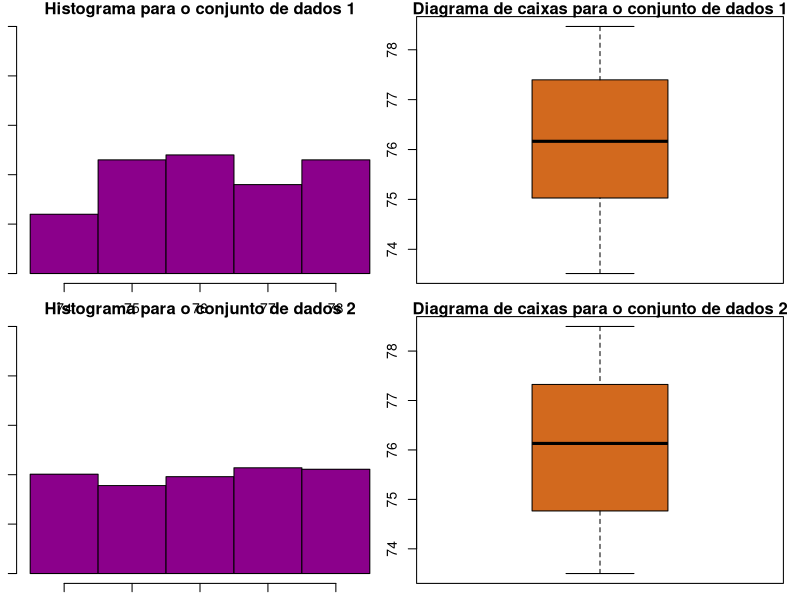

Source code (R):
#Nome: Vitor G. S. Ruffo

#Exercicio 1:

#observacoesPorClasse: vetor onde cada posicao representa uma classe e o 
#valor de cada posicao representa o numero de observacoes para aquela classe.
calcularFrequenciasRelativasAcumuladas = function(observacoesPorClasse, 
                                                  totalDeObservacoes){
  numeroDeClasses = length(observacoesPorClasse)
  
  #a primeira coluna vai conter as frequencias relativas acumuladas
  #em sua forma numerica. Ja a segunda coluna vai conter esses 
  #mesmos valores representados em porcentagem:
  frequenciasRelativasAcumuladas = 
    matrix(0, nrow=numeroDeClasses, ncol=2)
  
  for(i in 1:numeroDeClasses){
    
    if(i-1 > 0){
      frequenciasRelativasAcumuladas[i, 1] = frequenciasRelativasAcumuladas[i-1, 1] + observacoesPorClasse[i]
      frequenciasRelativasAcumuladas[i, 2] = frequenciasRelativasAcumuladas[i-1, 2] + ((observacoesPorClasse[i] / totalDeObservacoes) * 100)
      
    }else{
      frequenciasRelativasAcumuladas[i, 1] = observacoesPorClasse[1]
      frequenciasRelativasAcumuladas[i, 2] = (observacoesPorClasse[1] / totalDeObservacoes) * 100
    }
  }
  
  return(frequenciasRelativasAcumuladas)
}

#Para o seguinte conjunto de dados: {4.3, 5.1, 5.7, 6.1, 6.3, 7.1, 7.6}
#e para as seguintes classes: 4|-5; 5|-6; 6|-7; 7|-8
#podemos chamar a funcao acima do seguinte modo:

observacoesPorClasse = c(1, 2, 2, 2)
totalDeObservacoes = 7

frequenciasRelativasAcumuladas = 
  calcularFrequenciasRelativasAcumuladas(observacoesPorClasse, 
                                         totalDeObservacoes)

cat("Saida exercicio 1: \n\n")
print(frequenciasRelativasAcumuladas)


#Exercicio 2:

#Funcoes para o calculo de medidas descritivas:

calcularMedia = function(conjuntoDeDados){
  tamanhoDoConjuntoDeDados = length(conjuntoDeDados)
  media = 0;
  
  for(i in 1:tamanhoDoConjuntoDeDados){
    media = media + conjuntoDeDados[i]
  }
  media = media / tamanhoDoConjuntoDeDados
  
  return(media)
}

calcularDesvioPadrao = function(conjuntoDeDados, media){
  tamanhoDoConjuntoDeDados = length(conjuntoDeDados)
  variancia = 0;
  
  for(i in 1:tamanhoDoConjuntoDeDados){
    variancia =  variancia + (conjuntoDeDados[i] - media)^2
  }
  variancia =  variancia / (tamanhoDoConjuntoDeDados - 1)
  
  desvioPadrao = sqrt(variancia)
  return(desvioPadrao)
}

calcularPosicaoQuartilInferior = function(tamanhoDoConjuntoDeDados){
  posicao = (tamanhoDoConjuntoDeDados + 1) / 4
  return(posicao)
}

calcularPosicaoQuartilSuperior = function(tamanhoDoConjuntoDeDados){
  posicao = (3 * (tamanhoDoConjuntoDeDados + 1)) / 4
  return(posicao)
}

calcularPosicaoQuartilMeio = function(tamanhoDoConjuntoDeDados){
  posicao = (tamanhoDoConjuntoDeDados + 1) / 2
  return(posicao)
}

calcularQuartil = function(conjuntoDeDados, calcularPosicaoQuartil){
  tamanhoDoConjuntoDeDados = length(conjuntoDeDados)
  posicao = calcularPosicaoQuartil(tamanhoDoConjuntoDeDados)
  decimal = posicao %% 1
  
  mediana = 0;
  if(decimal == 0){ #resultado da divisao nao e fracionario
    mediana = conjuntoDeDados[posicao]
    
  }else{ #divisao é um numero real, portanto, a mediana sera a media entre os dois valores cujas posicões são vizinhas a essa posicao fracionaria que encontramos.
    posicaoAnterior = floor(posicao)
    posicaoPosterior = ceiling(posicao)
    
    valoresVizinhos = c(conjuntoDeDados[posicaoAnterior], conjuntoDeDados[posicaoPosterior])
    mediana = calcularMedia(valoresVizinhos)    
  }
  
  return(mediana)
}

conjuntoDeDados1 = runif(100, 73.5, 78.5)
conjuntoDeDados1 = sort(conjuntoDeDados1)

cat("\n\nSaida exercicio 2: ")
cat("\n\nConjunto de dados 1:\n", conjuntoDeDados1)

media1 = calcularMedia(conjuntoDeDados1)
cat("\n\nmedia 1:", media1)

desvioPadrao1 = calcularDesvioPadrao(conjuntoDeDados1, media1)
cat("\ndesvio padrao 1:", desvioPadrao1)

mediana1 = calcularQuartil(conjuntoDeDados1, calcularPosicaoQuartilMeio)
cat("\nmediana 1:", mediana1)

quartilInferior1 = calcularQuartil(conjuntoDeDados1, calcularPosicaoQuartilInferior)
quartilSuperior1 = calcularQuartil(conjuntoDeDados1, calcularPosicaoQuartilSuperior)
quartilMeio1 = mediana1

cat("\nquartil inferior 1: ", 
    quartilInferior1, 
    "\nquartil superior 1: ", 
    quartilSuperior1,
    "\nquartil do meio 1: ", mediana1)

par(mar=c(1,1,1,1))
par(mfrow = c(2,2))

hist(conjuntoDeDados1,
      main="Histograma para o conjunto de dados 1",
      xlab="temperatura do leite em graus celsius",
      ylab="frequência",
      xlim=c(73.5, 78.5),
      ylim=c(0, 50),
      breaks=c(73.5,74.5,75.5,76.5,77.5,78.5),
      col="darkmagenta")

boxplot(conjuntoDeDados1,
        main="Diagrama de caixas para o conjunto de dados 1",
        ylab="temperatura do leite em graus celsius",
        col = "chocolate",
        border = "black")

conjuntoDeDados2 = runif(1000, 73.5, 78.5)
conjuntoDeDados2 = sort(conjuntoDeDados2)
cat("\n\nConjunto de dados 2:\n", conjuntoDeDados2)

media2 = calcularMedia(conjuntoDeDados2)
cat("\n\nmedia 2:", media2)

desvioPadrao2 = calcularDesvioPadrao(conjuntoDeDados2, media2)
cat("\ndesvio padrao 2:", desvioPadrao2)

mediana2 = calcularQuartil(conjuntoDeDados2, calcularPosicaoQuartilMeio)
cat("\nmediana 2:", mediana2)

quartilInferior2 = calcularQuartil(conjuntoDeDados2, calcularPosicaoQuartilInferior)
quartilSuperior2 = calcularQuartil(conjuntoDeDados2, calcularPosicaoQuartilSuperior)
quartilMeio2 = mediana2

cat("\nquartil inferior 2: ", 
    quartilInferior2, 
    "\nquartil superior 2: ", 
    quartilSuperior2,
    "\nquartil do meio 2: ", mediana2)

informacoesConjuntoDeDados2 = hist(conjuntoDeDados2,
     main="Histograma para o conjunto de dados 2",
     xlab="temperatura do leite em graus celsius",
     ylab="frequência",
     xlim=c(73.5, 78.5),
     ylim=c(0, 500),
     breaks=c(73.5,74.5,75.5,76.5,77.5,78.5),
     col="darkmagenta")

boxplot(conjuntoDeDados2,
        main="Diagrama de caixas para o conjunto de dados 2",
        ylab="temperatura do leite em graus celsius",
        col = "chocolate",
        border = "black")


#Exercicio 3:

cat("\n\nSaida exercicio 3: ")
cat("\n\nPercentis do conjunto de dados 1: \n")
print(quantile(conjuntoDeDados1, seq(0.1,0.9,0.1)))


#Exercicio 4:

observacoesPorClasse = informacoesConjuntoDeDados2$counts
totalDeObservacoes = 1000

frequenciasRelativasAcumuladas = 
  calcularFrequenciasRelativasAcumuladas(observacoesPorClasse, 
                                         totalDeObservacoes)

cat("\n\nSaida exercicio 4:\n\n")
print(frequenciasRelativasAcumuladas)